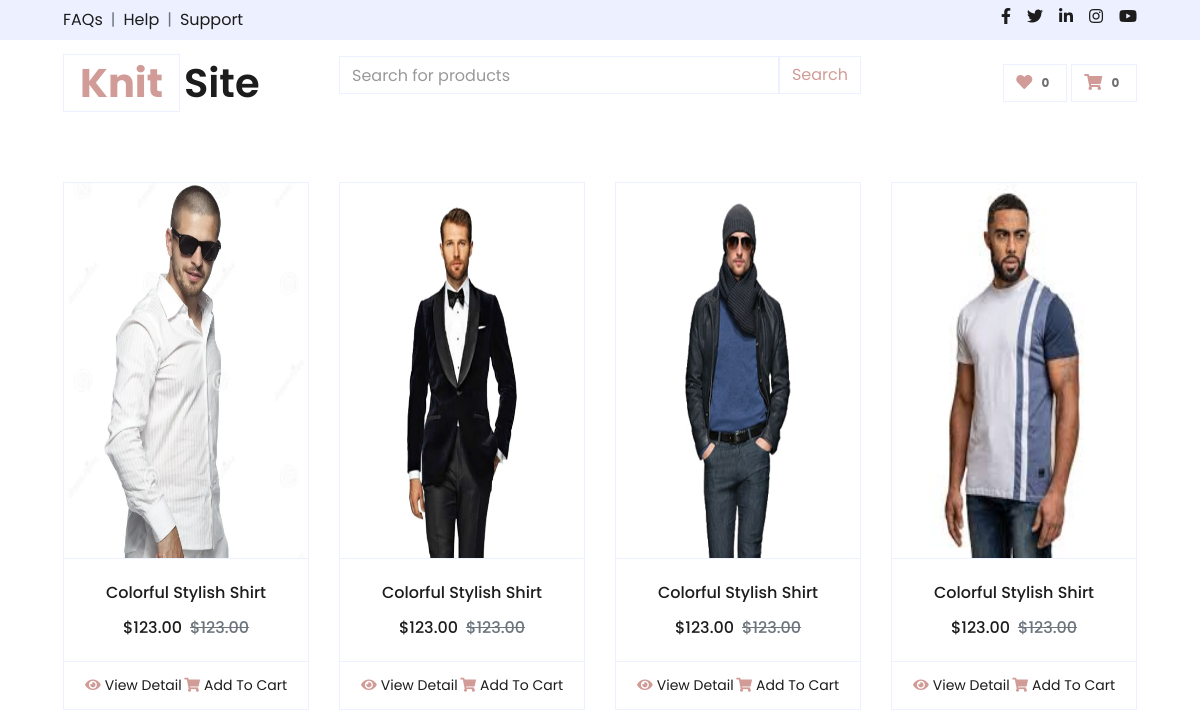
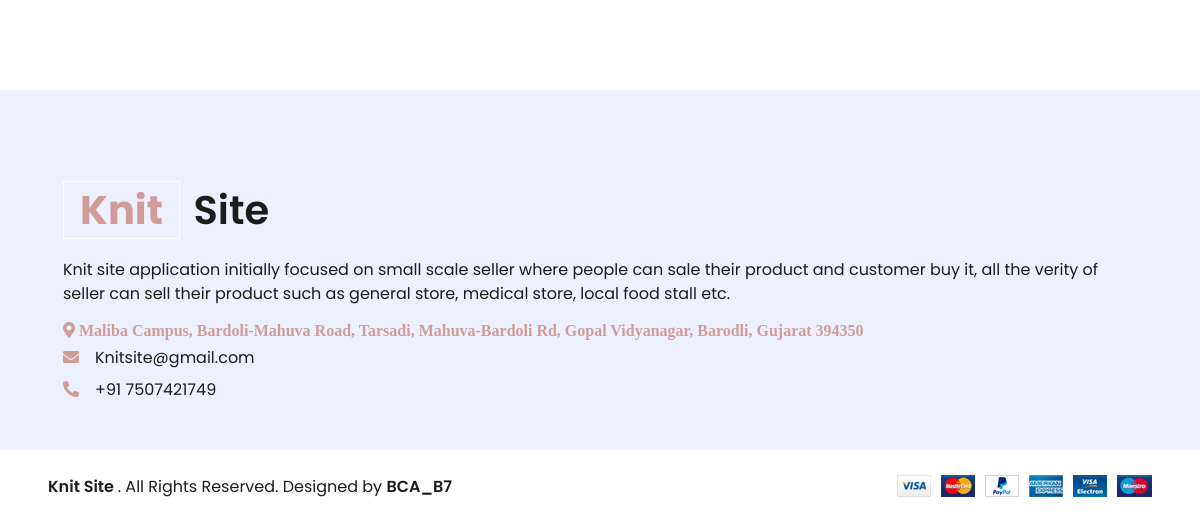
The app's page /Category/mens.php, older data (2 pictures, top to bottom).
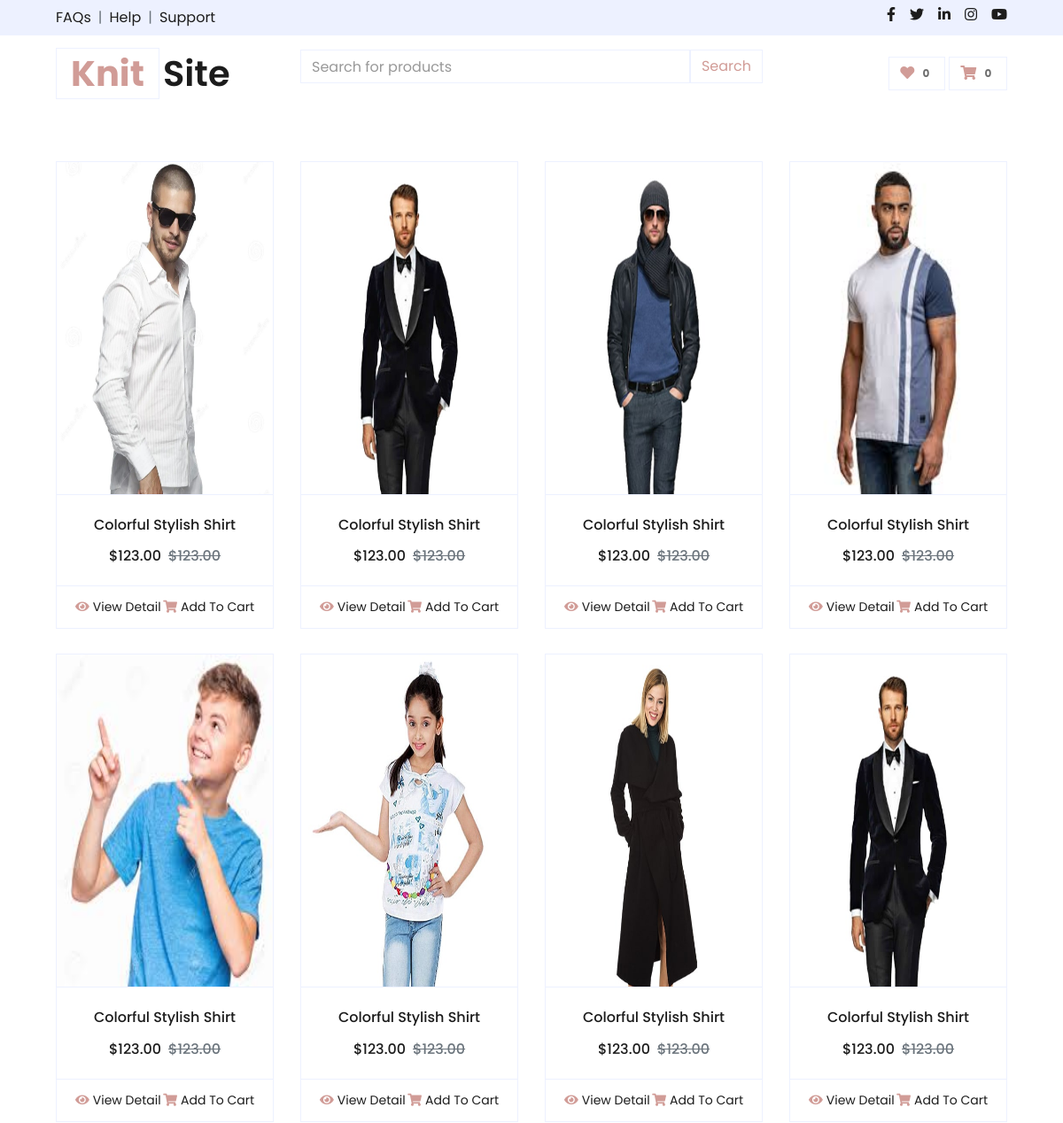
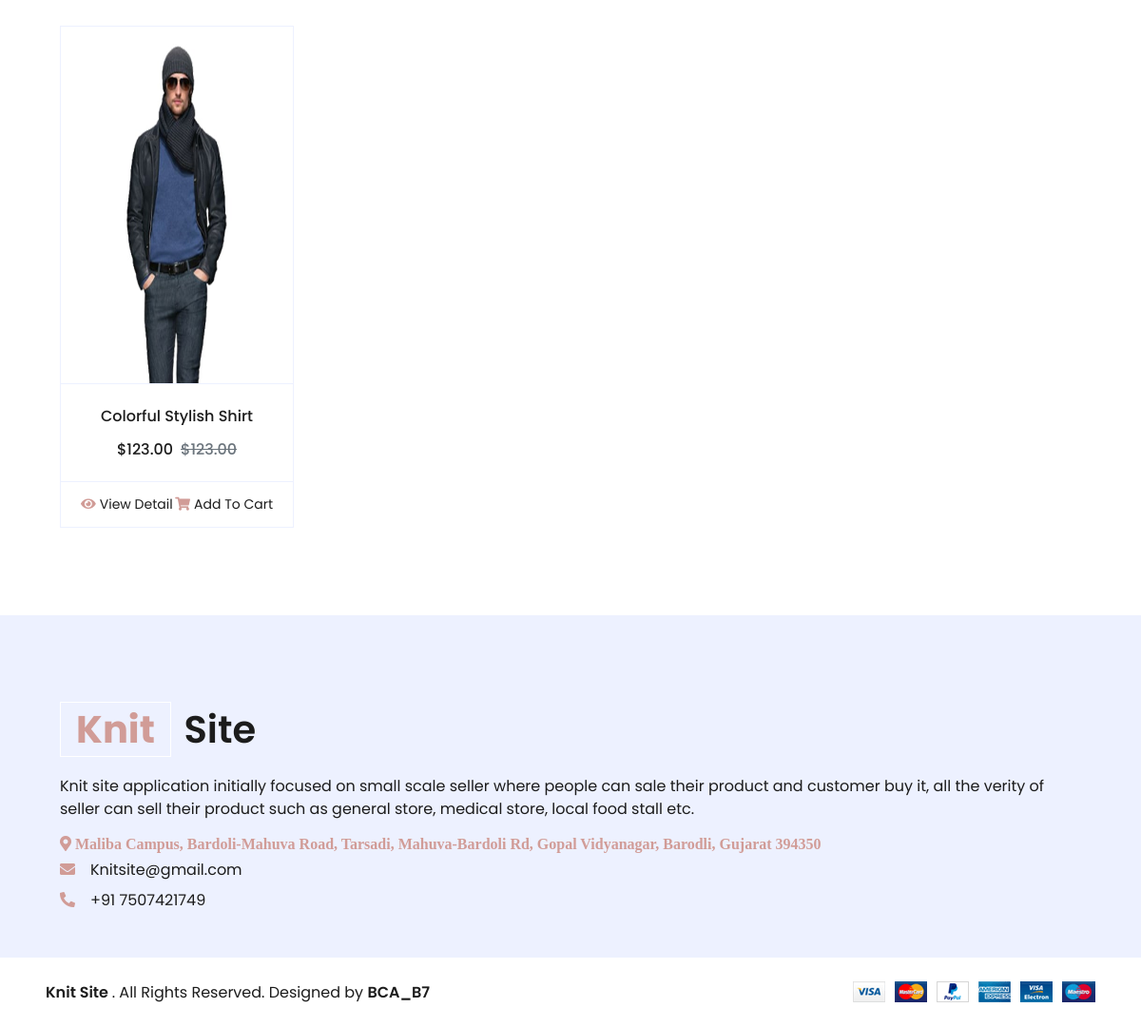
The same page, newer data (2 pictures, top to bottom).
### tables this page shows
CREATE TABLE `products` (
  `id` int(11) NOT NULL,
  `name` varchar(255) NOT NULL,
  `description` text DEFAULT NULL,
  `price` decimal(10,2) NOT NULL,
  `brand_name` varchar(255) DEFAULT NULL,
  `category` varchar(255) DEFAULT NULL,
  `image_path` varchar(255) DEFAULT NULL,
  `add_date` timestamp NOT NULL DEFAULT current_timestamp(),
  `status` int(1) DEFAULT 1,
  `SID` int(11) DEFAULT NULL,
  `quantity` int(11) DEFAULT NULL
);

### commonMethod.php (called while the page is built, shortened)
<?php
$con = connection();
$query = "SELECT image_path FROM products WHERE category='Mens' AND status=1";
$result = mysqli_query($con, $query);
$mens = array();
while ($row = mysqli_fetch_assoc($result)) {
    $mens[] = $row;
}
?>

### Category/mens.php (the view, shortened to what this page needs)
<?php include_once '../header.php';
include_once("../commonMethod.php");
?>
<!DOCTYPE html>
<html lang="en">
<head>
    <link href="https://cdnjs.cloudflare.com/ajax/libs/font-awesome/5.10.0/css/all.min.css" rel="stylesheet">
    <link href="../lib/owlcarousel/assets/owl.carousel.min.css" rel="stylesheet">
    <link href="../css/style.css" rel="stylesheet">
    <link rel="stylesheet" href="https://code.jquery.com/ui/1.13.0/themes/base/jquery-ui.css">
</head>
<body>
    <div class="container-fluid pt-5">
        <div class="row px-xl-5 pb-3">
            <?php foreach ($mens as $men): ?>
                <div class="col-lg-3 col-md-6 col-sm-12 pb-1">
                    <div class="card product-item border-0 mb-4">
                        <div class="card-header product-img position-relative bg-transparent border p-0">
                            <img src="../seller/<?php echo $men['image_path']; ?>" class="img-fluid" alt="Product Image">
                        </div>
                        <div class="card-body border-left border-right text-center p-0 pt-4 pb-3">
                            <h6 class="text-truncate mb-3">Colorful Stylish Shirt</h6>
                            <div class="d-flex justify-content-center">
                                <h6>$123.00</h6>
                                <h6 class="text-muted ml-2"><del>$123.00</del></h6>
                            </div>
                        </div>
                        <div class="card-footer d-flex justify-content-between bg-light border">
                            <a href="" class="btn btn-sm text-dark p-0"><i class="fas fa-eye text-primary mr-1"></i>View
                                Detail</a>
                            <a href="" class="btn btn-sm text-dark p-0"><i
                                    class="fas fa-shopping-cart text-primary mr-1"></i>Add To Cart</a>
                        </div>
                    </div>
                </div>
            <?php endforeach; ?>
        </div>
    </div>
    <?php include_once '../footer.php' ?>
</body>
</html>

### header.php (shortened to what this page needs)
<div class="container-fluid">
    <div class="row bg-secondary py-2 px-xl-5">
        <div class="col-lg-6 d-none d-lg-block">
            <div class="d-inline-flex align-items-center">
                <a class="text-dark" href="">FAQs</a>
                <span class="text-muted px-2">|</span>
                <a class="text-dark" href="">Help</a>
                <span class="text-muted px-2">|</span>
                <a class="text-dark" href="">Support</a>
            </div>
        </div>
        <div class="col-lg-6 text-center text-lg-right">
            <div class="d-inline-flex align-items-center">
                <a class="text-dark px-2" href="">
                    <i class="fab fa-facebook-f"></i>
                </a>
                <a class="text-dark px-2" href="">
                    <i class="fab fa-twitter"></i>
                </a>
                <a class="text-dark px-2" href="">
                    <i class="fab fa-linkedin-in"></i>
                </a>
                <a class="text-dark px-2" href="">
                    <i class="fab fa-instagram"></i>
                </a>
                <a class="text-dark pl-2" href="">
                    <i class="fab fa-youtube"></i>
                </a>
            </div>
        </div>
    </div>
    <div class="row align-items-center py-3 px-xl-5">
        <div class="col-lg-3 d-none d-lg-block">
            <a href="" class="text-decoration-none">
                <h1 class="m-0 display-5 font-weight-semi-bold"><span class="text-primary font-weight-bold border px-3 mr-1">Knit</span>Site</h1>
            </a>
        </div>
        <div class="col-lg-6 col-6 text-left">
            <form id="search-form">
                <div class="input-group">
                    <input type="text" class="form-control" id="search" placeholder="Search for products">
                    <input class="input-group-text bg-transparent text-primary" type="submit" value="Search">
                </div>
            </form>
        </div>
        <div class="col-lg-3 col-6 text-right">
            <a href="" class="btn border">
                <i class="fas fa-heart text-primary"></i>
                <span class="badge">0</span>
            </a>
            <a  class="btn border" id="cart-btn" href="<?php if(isset($search)){echo'../cart/cart.php';} elseif(isset($cart)){echo'../cart/cart.php';} else{echo 'cart/cart.php';} ?>";>
                <i class="fas fa-shopping-cart text-primary"></i>
                <span class="badge"  id="cart-badge">0</span>
               </a>
        </div>
    </div>
</div>
<div class="container">
    <div class="row">
        <div class="col"></div>
        <div class="col">
            <div class=" dropdown-item" id="search-results"> </div>
        </div>
    </div>
</div>

### footer.php (shortened to what this page needs)
<div class="container-fluid bg-secondary text-dark mt-5 pt-5">
       <div class="row px-xl-5 pt-5">
           <div class="col-lg-12 col-md-12 mb-5 pr-3 pr-xl-5">
               <a href="" class="text-decoration-none">
                   <h1 class="mb-4 display-5 font-weight-semi-bold"><span
                           class="text-primary font-weight-bold border border-white px-3 mr-1">Knit</span> Site</h1>
               </a>
               <p>Knit site application initially focused on small scale seller where people can sale their product and
                   customer buy it, all the verity of seller
                   can sell their product such as general store, medical store, local food stall etc.</p>
               <p class="mb-2"><i class="fa fa-map-marker-alt text-primary mr-3"> Maliba Campus, Bardoli-Mahuva Road,
                       Tarsadi, Mahuva-Bardoli Rd, Gopal Vidyanagar, Barodli, Gujarat 394350</i></p>
               <p class="mb-2"><i class="fa fa-envelope text-primary mr-3"></i>Knitsite@gmail.com</p>
               <p class="mb-0"><i class="fa fa-phone-alt text-primary mr-3"></i>+91 7507421749</p>
           </div>
       </div>
   </div>
   <div class="row border-top border-light mx-xl-5 py-4">
       <div class="col-md-6 px-xl-0">
           <p class="mb-md-0 text-center text-md-left text-dark">
               <a class="text-dark font-weight-semi-bold" href="#">Knit Site </a>. All Rights Reserved. Designed
               by
               <a class="text-dark font-weight-semi-bold" >BCA_B7</a>
           </p>
       </div>
       <div class="col-md-6 px-xl-0 text-center text-md-right">
           <img class="img-fluid" src="img/payments.png" alt="">
       </div>
   </div>

### Category/mens.php (style rules this page uses)
.product-img img { width: 100%; height: 375px; }

Row changes from the older to the newer data that the page shows:
added products: image_path (picture)
added products: image_path (picture)
added products: image_path (picture)
added products: image_path (picture)
added products: image_path (picture)
